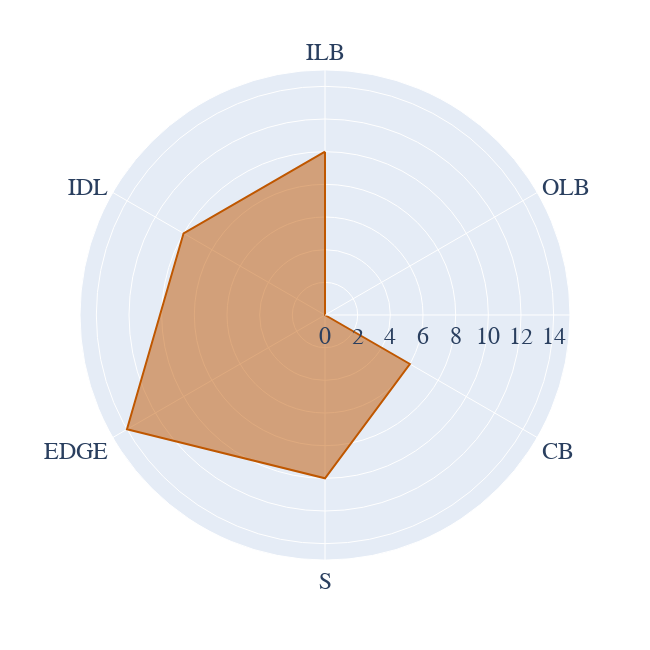

Notebook cell for this chart:
### Code cell
fig = px.line_polar(sark[sark['side'].isin(['defense'])].sort_values(by='order_side'), 
                    r='total_pct', 
                    theta='position_simple', 
                    line_close=True,
                    range_r = range_r,
                   color_discrete_sequence=['#bf5700']
                   )

fig.update_traces(fill='toself')
fig.update_layout({
'plot_bgcolor': 'rgba(0, 0, 0, 0)',
'paper_bgcolor': 'rgba(0, 0, 0, 0)',
    'autosize':False,
    'width':650,
    'height':650,
    'font_size':24,
    'font_family':'Helvetica'
})
fig.write_image('../images/texas_recruiting/sark_defense.png')
fig.show()

### Figure 1 — Plotly figure (JSON) as saved in the notebook; plotly's stock layout.template omitted (floating-point values rounded to 4 significant figures)
{"data": [{"fill": "toself", "hovertemplate": "total_pct=%{r}<br>position_simple=%{theta}<extra></extra>", "legendgroup": "", "line": {"color": "#bf5700", "dash": "solid"}, "marker": {"symbol": "circle"}, "mode": "lines", "name": "", "r": [10, 0, 6, 10, 14, 10, 10], "showlegend": false, "subplot": "polar", "theta": ["ILB", "OLB", "CB", "S", "EDGE", "IDL", "ILB"], "type": "scatterpolar"}], "layout": {"autosize": false, "font": {"family": "Helvetica", "size": 24}, "height": 650, "legend": {"tracegroupgap": 0}, "margin": {"t": 60}, "paper_bgcolor": "rgba(0, 0, 0, 0)", "plot_bgcolor": "rgba(0, 0, 0, 0)", "polar": {"angularaxis": {"direction": "clockwise", "rotation": 90}, "domain": {"x": [0, 1], "y": [0, 1]}, "radialaxis": {"range": [0, 15]}}, "width": 650}}
